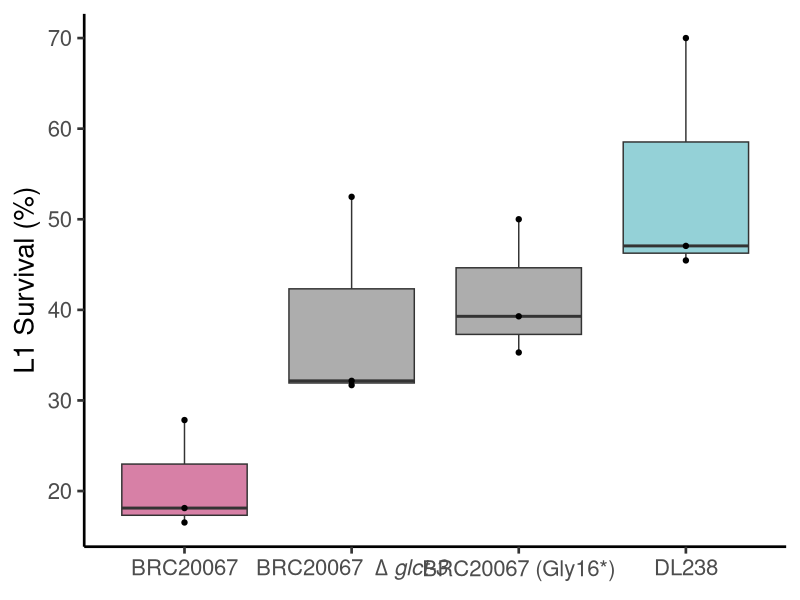
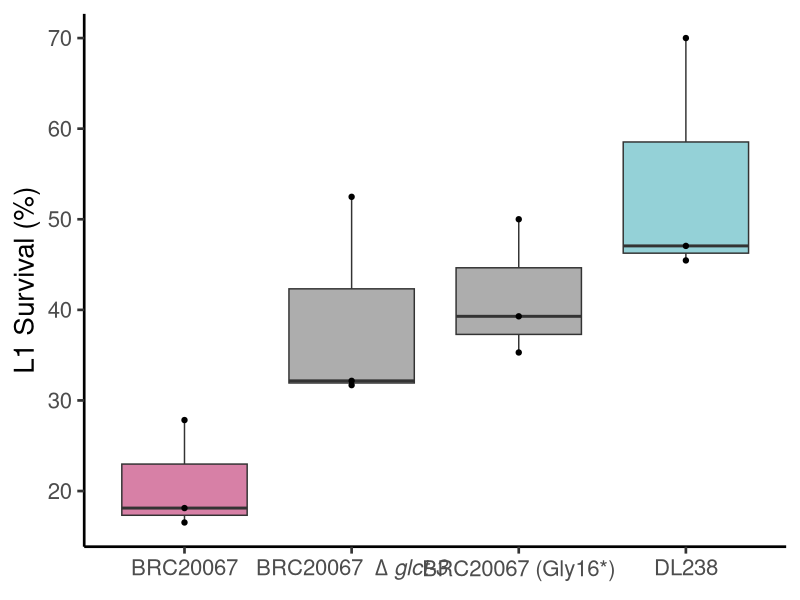
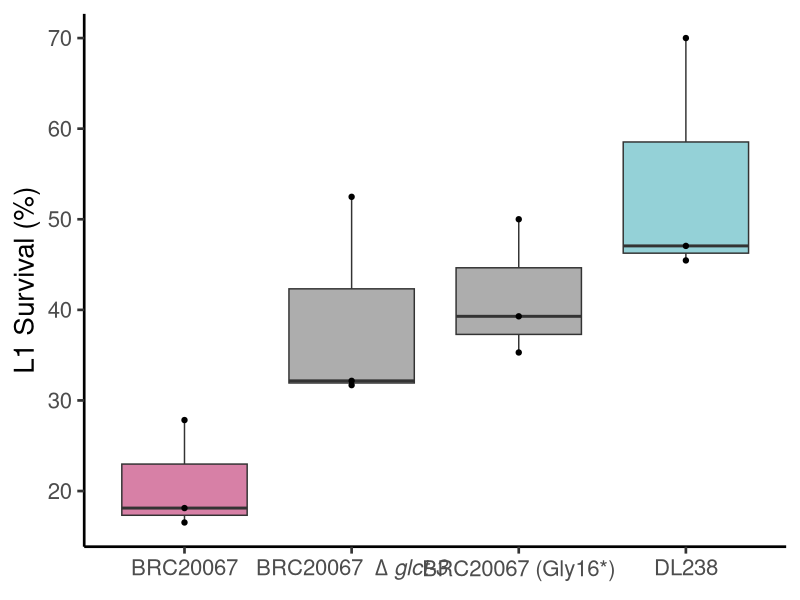

Write R code to recreate these figures, in order.
library(tidyverse)

try(setwd(dirname(rstudioapi::getActiveDocumentContext()$path)))
setwd("..")

phen <- data.table::fread("Data/glct_causality/20190624_glct_del_swap.csv")

phen %>%
  ggplot()+
  aes(x = strain, y = survival, fill = strain)+
  geom_boxplot(alpha = 0.8)+
  scale_fill_manual(values=c("hotpink3","gray60","gray60","cadetblue3"))+
  scale_x_discrete(labels=c("BRC20067" = "BRC20067", 
                            "DL238" = "DL238", 
                            "BRC20067_del" = expression("BRC20067 "~ Delta~italic("glct-3")),
                            "BRC20067_swap" = "BRC20067 (Gly16*)"))+
  ggbeeswarm::geom_beeswarm(cex = 0.7, priority = "density")+
  theme_classic(20)+
  labs(y = "L1 Survival (%)") +
  # ylim(0,100)+
  theme(axis.title.x = element_blank(), legend.position = "none")

ggsave("Plots/Crispr_pheno.pdf", height = 4, width = 10)
ggsave("Plots/Crispr_pheno.png", height = 4, width = 10, dpi = 300)
